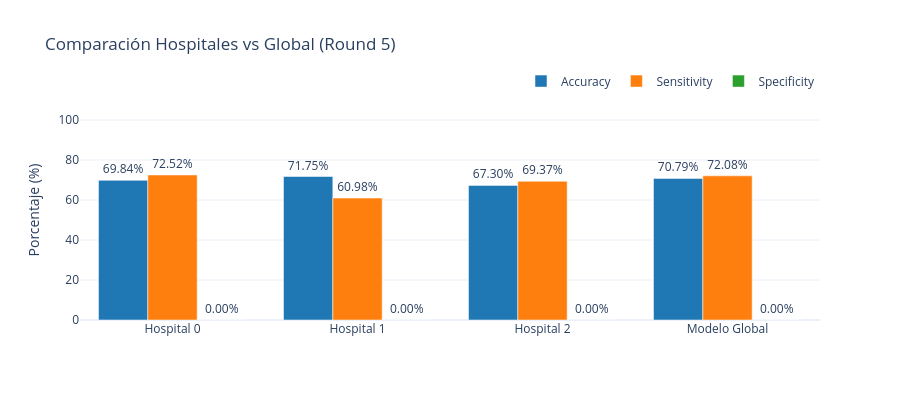

Notebook code cell kept with this figure:
### Markdown cell above
## 🏥 8. Comparación entre Hospitales

Comparamos el desempeño individual de cada hospital durante el entrenamiento.

### Code cell
if history:
    # Crear gráfica de comparación entre hospitales
    plot_json = create_comparison_plot(history)
    
    if plot_json:
        import plotly.io as pio
        fig = pio.from_json(plot_json)
        fig.show()
    else:
        print("⚠️ No se pudo generar la gráfica de comparación")

### Figure 1 — Plotly figure (JSON) as saved in the notebook; plotly's stock layout.template omitted (floating-point values rounded to 4 significant figures)
{"data": [{"marker": {"color": "#1f77b4"}, "name": "Accuracy", "text": ["69.84%", "71.75%", "67.30%", "70.79%"], "textposition": "outside", "type": "bar", "x": ["Hospital 0", "Hospital 1", "Hospital 2", "Modelo Global"], "y": [69.84, 71.75, 67.3, 70.79]}, {"marker": {"color": "#ff7f0e"}, "name": "Sensitivity", "text": ["72.52%", "60.98%", "69.37%", "72.08%"], "textposition": "outside", "type": "bar", "x": ["Hospital 0", "Hospital 1", "Hospital 2", "Modelo Global"], "y": [72.52, 60.98, 69.37, 72.08]}, {"marker": {"color": "#2ca02c"}, "name": "Specificity", "text": ["0.00%", "0.00%", "0.00%", "0.00%"], "textposition": "outside", "type": "bar", "x": ["Hospital 0", "Hospital 1", "Hospital 2", "Modelo Global"], "y": [0, 0, 0, 0]}], "layout": {"barmode": "group", "height": 400, "legend": {"orientation": "h", "x": 1, "xanchor": "right", "y": 1.02, "yanchor": "bottom"}, "title": {"text": "Comparación Hospitales vs Global (Round 5)"}, "yaxis": {"range": [0, 110], "title": {"text": "Porcentaje (%)"}}}}
